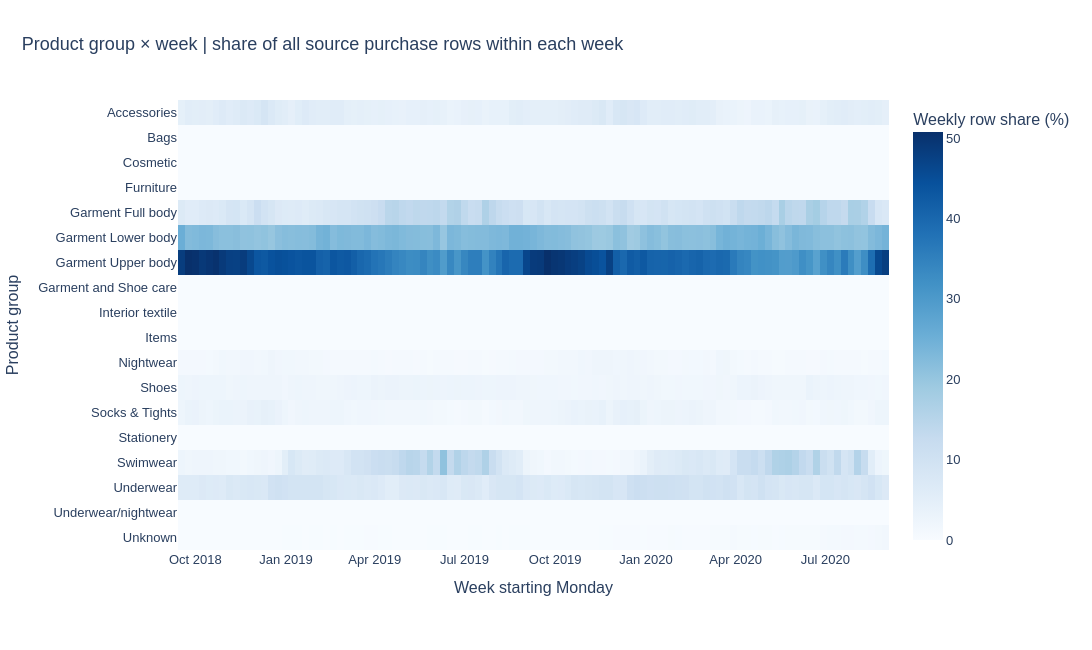

Here is the notebook cell this chart was saved with:
### Markdown cell above
## 5. Category-by-week matrix

**Question.** Are temporal composition patterns shared across categories?

### Code cell
matrix = weekly_groups.pivot(index='product_group_name',columns='week',values='share_pct').fillna(0)
fig = px.imshow(matrix, aspect='auto', color_continuous_scale='Blues',
    labels={'x':'Week starting Monday','y':'Product group','color':'Weekly row share (%)'},
    title='Product group × week | share of all source purchase rows within each week')
show_figure(fig, PROJECT_ROOT, 'eda_category_week_heatmap', height=650)
